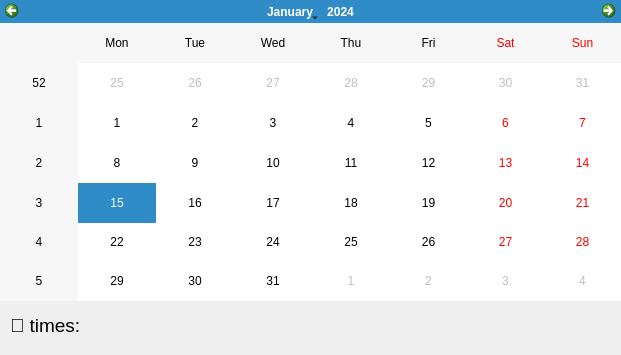
<?xml version="1.0" encoding="UTF-8"?>
<ui version="4.0">
 <class>Form</class>
 <widget class="QWidget" name="Form">
  <property name="geometry">
   <rect>
    <x>0</x>
    <y>0</y>
    <width>621</width>
    <height>355</height>
   </rect>
  </property>
  <property name="windowTitle">
   <string>Calendar</string>
  </property>
  <widget class="QLabel" name="pomodorTimes">
   <property name="geometry">
    <rect>
     <x>10</x>
     <y>310</y>
     <width>161</width>
     <height>31</height>
    </rect>
   </property>
   <property name="sizePolicy">
    <sizepolicy hsizetype="Expanding" vsizetype="Expanding">
     <horstretch>0</horstretch>
     <verstretch>0</verstretch>
    </sizepolicy>
   </property>
   <property name="font">
    <font>
     <pointsize>14</pointsize>
    </font>
   </property>
   <property name="text">
    <string>🍅 times: </string>
   </property>
  </widget>
  <widget class="QCalendarWidget" name="calendar">
   <property name="geometry">
    <rect>
     <x>0</x>
     <y>0</y>
     <width>621</width>
     <height>301</height>
    </rect>
   </property>
   <property name="sizePolicy">
    <sizepolicy hsizetype="Expanding" vsizetype="Expanding">
     <horstretch>0</horstretch>
     <verstretch>0</verstretch>
    </sizepolicy>
   </property>
  </widget>
 </widget>
 <resources/>
 <connections/>
</ui>
